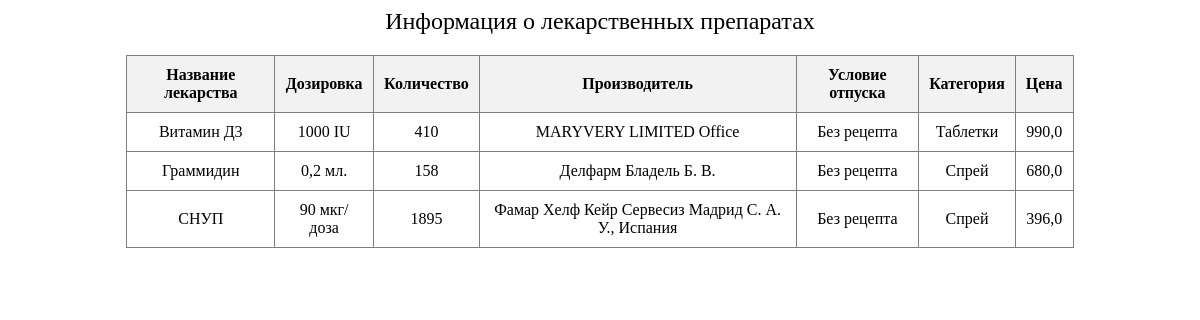
Page /medicine on the earlier database version.
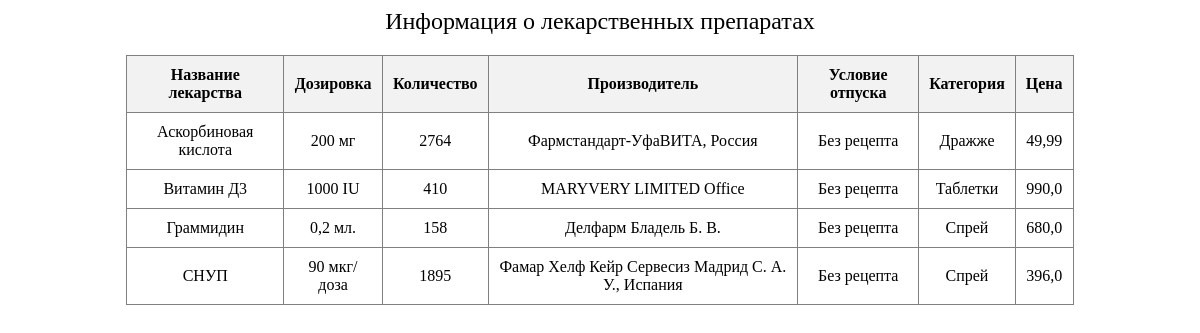
Same page on the later database version.
### stockinfo/models.py (models this page shows, shortened)
class Medicine(models.Model):
    name = models.CharField(max_length=255, verbose_name='Название лекарства')
    dosage = models.CharField(max_length=255, verbose_name='Дозировка')
    quantity = models.IntegerField(verbose_name='Количество')
    manufacturer = models.CharField(max_length=255, verbose_name='Производитель')
    prescription_required = models.CharField(max_length=255, verbose_name='Условия отпуска')
    category = models.CharField(max_length=255, verbose_name='Категория')
    price = models.FloatField(null=True, blank=True, verbose_name='Цена')
    class Meta:
        verbose_name_plural = 'Лекарства'
        verbose_name = 'Лекарство'
        ordering = ['name']

### stockinfo/views.py (the view)
# urls.py: path('medicine', views.medicines1),
def medicines1(request):
    medicine = Medicine.objects.all()
    return render(request, "stockinfo/medicine.html", {
        'var_med': medicine,
    })

### stockinfo/templates/stockinfo/medicine.html (shortened to what this page needs)
<!DOCTYPE html>
<html lang="ru">
<head>
</head>
<body>
    <div align="center" style="font-size: 24px; margin-bottom: 20px">Информация о лекарственных препаратах</div>
    <table align="center" border="1" cellpadding="10" cellspacing="0" style="border-collapse: collapse; width: 80%;">
        <thead>
            <tr>
                <th style="background-color: #f2f2f2;">Название лекарства</th>
                <th style="background-color: #f2f2f2;">Дозировка</th>
                <th style="background-color: #f2f2f2;">Количество</th>
                <th style="background-color: #f2f2f2;">Производитель</th>
                <th style="background-color: #f2f2f2;">Условие отпуска</th>
                <th style="background-color: #f2f2f2;">Категория</th>
                <th style="background-color: #f2f2f2;">Цена</th>
            </tr>
        </thead>
        <tbody>
            {% for medicine in var_med %}
                <tr>
                    <td align="center">{{ medicine.name }}</td>
                    <td align="center">{{ medicine.dosage }}</td>
                    <td align="center">{{ medicine.quantity }}</td>
                    <td align="center">{{ medicine.manufacturer }}</td>
                    <td align="center">{{ medicine.prescription_required }}</td>
                    <td align="center">{{ medicine.category }}</td>
                    <td align="center">{{ medicine.price }}</td>
                </tr>
            {% endfor %}
        </tbody>
    </table>
</body>
</html>

Differences in the rows shown:
added Medicine: name "Аскорбиновая кислота", dosage "200 мг", quantity "2764", manufacturer "Фармстандарт-УфаВИТА, Россия", prescription_required "Без рецепта", category "Дражже", price "49,99"
